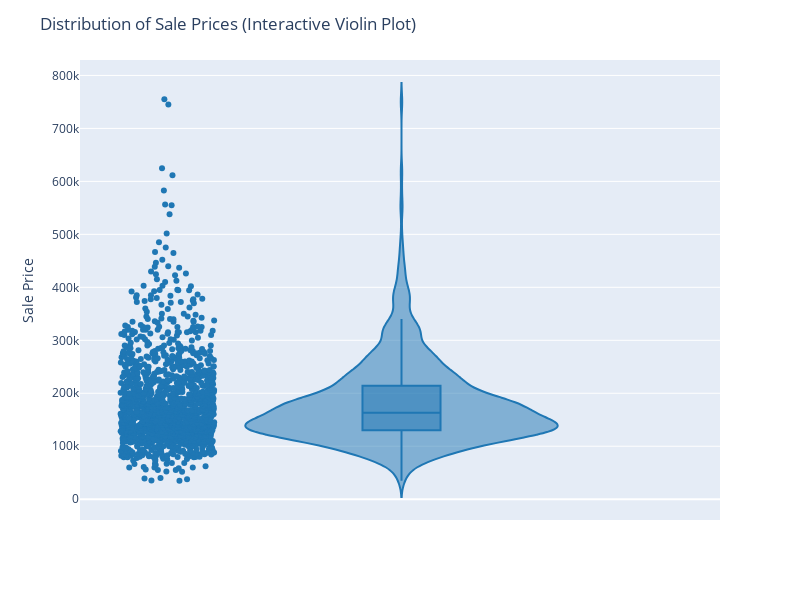

The code cell stored with this chart in its notebook:
### Code cell
#violplot with respect to sales price

#Plot the Seaborn version, clean and simple
plt.figure(figsize=(10, 6))
sns.violinplot(y='SalePrice', data=df, inner='box', color='skyblue')
plt.title('Distribution of Sale Prices (Violin Plot)', fontsize=16)
plt.ylabel('Sale Price')
plt.grid(True, axis='y', linestyle='--', alpha=0.5)
plt.tight_layout()
plt.show()
# Plot the Plotly version, interactive
fig = px.violin(df, y='SalePrice', box=True, points='all', color_discrete_sequence=['#1f77b4'])
fig.update_layout(
    title='Distribution of Sale Prices (Interactive Violin Plot)',
    yaxis_title='Sale Price',
    width=800,
    height=600
)
fig.show()

### Figure 1 — Plotly figure (JSON) as saved in the notebook; plotly's stock layout.template omitted (floating-point values rounded to 4 significant figures; data arrays with more than 128 entries replaced by an {"elided": "..."} marker saying what was removed)
{"data": [{"alignmentgroup": "True", "box": {"visible": true}, "hovertemplate": "SalePrice=%{y}<extra></extra>", "legendgroup": "", "marker": {"color": "#1f77b4"}, "name": "", "offsetgroup": "", "orientation": "v", "points": "all", "scalegroup": "True", "showlegend": false, "type": "violin", "x0": " ", "xaxis": "x", "y": {"elided": "1460 int values"}, "y0": " ", "yaxis": "y"}], "layout": {"height": 600, "legend": {"tracegroupgap": 0}, "margin": {"t": 60}, "title": {"text": "Distribution of Sale Prices (Interactive Violin Plot)"}, "violinmode": "group", "width": 800, "xaxis": {"anchor": "y", "domain": [0, 1]}, "yaxis": {"anchor": "x", "domain": [0, 1], "title": {"text": "Sale Price"}}}}
